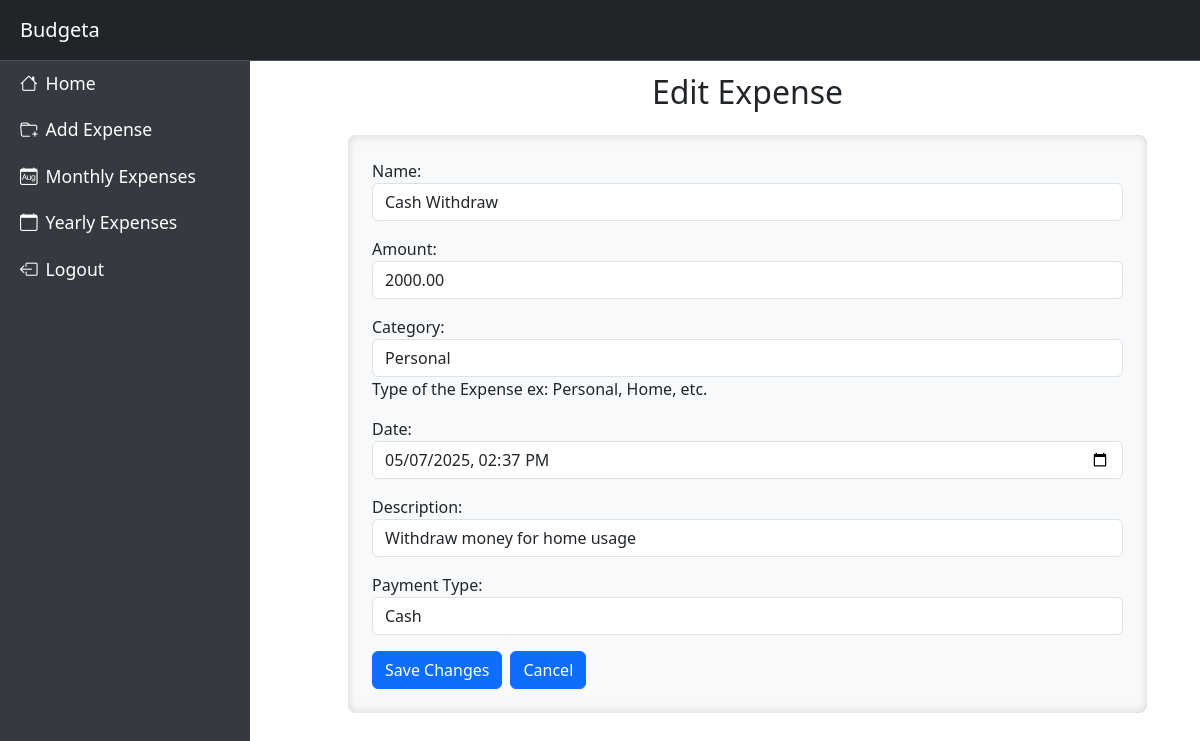
Page /budget/edit/6/ (signed in) on the committed database.
### budget/models.py (models this page shows, shortened)
class Expense(models.Model):
    user_id = models.ForeignKey(Users, on_delete=models.CASCADE, null=True, blank=True)
    name = models.CharField(max_length=50)
    amount = models.DecimalField(max_digits=10, decimal_places=2)
    category_choices = (
            ('Personal', 'Personal'),
            ('Home', 'Home'),
            ('Other', 'Other')
        )
    category = models.CharField(max_length=30, help_text=_("Type of the Expense ex: Personal, Home, etc."), choices=category_choices)
    date = models.DateTimeField()
    description = models.TextField(blank=True, null=True)
    paid_choices = {
        "UPI":"UPI",
        "Cash": "Cash",
        "Credit Card": "Credit Card",
        "Online Payments": "Online Payments",
        "Others": "Others"
    }
    paid = models.CharField(max_length=30, verbose_name=_('Payment Type'), choices=paid_choices)
    class Meta:
        ordering = ['-date']

### budget/views.py (the view)
# urls.py: path('edit/<int:expense_id>/', views.edit_expense, name="edit"),
@login_required(login_url="/users/login/")
def edit_expense(request, expense_id):
    expense = get_object_or_404(Expense, id=expense_id, user_id=request.user.id)
    if request.method == "POST":
        form = AddExpenseForm(request.POST, instance=expense)
        if form.is_valid():
            form.save()
            return redirect('index')  # Redirect to expense list page
    else:
        form = AddExpenseForm(instance=expense)
    return render(request, 'home/edit-expense.html', {'form': form})

### templates/home/edit-expense.html (shortened to what this page needs)
{% extends "home/base.html" %}
{% block sidebar %}
    {% include "home/sidebar.html" %}
{% endblock %}
{% block header %}
    {% include "home/header.html" %}
{% endblock %}
{% block content %}
<div class="container px-5">
    <h2  class="m-2 text-center">Edit Expense</h2>
    <form method="post" class="p-4 my-4 bg-body-tertiary rounded-3" style="box-shadow: inset 0 0 8px rgb(153 153 153 / 40%);">
        {{ form.as_p }}
        <div class="d-flex gap-2">
            <button class="btn btn-primary" type="submit">Save Changes</button>
            <button class="btn btn-primary"> <a href="{% url 'index' %}" style="color:white; text-decoration: none;">Cancel</a></button>
        </div>
    </form>
</div>
{% endblock %}

### rows in the picture
Expense: name "Cash Withdraw", amount "2000.00", category "Personal", date "05/07/2025 14:37", description "Withdraw money for home usage", paid "Cash"
